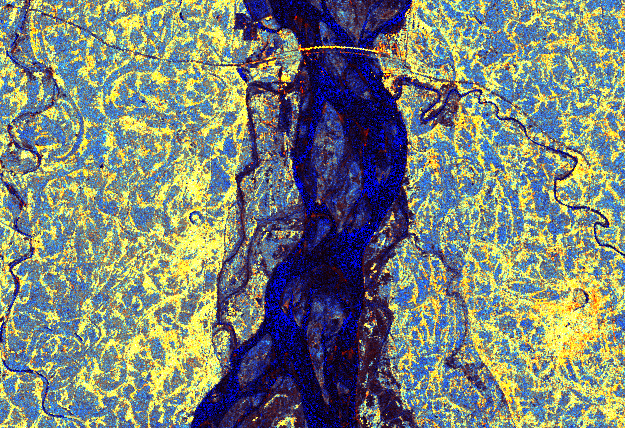
#> input picture images/april/2024-04-23-00:00_2024-04-23-23:59_Sentinel-1_IW_VV+VH_RGB_ratio.png, 625 x 428 px
$ python -i enlargers.py   (imports and definitions only)   (older library calls are emulated)
#> lines starting #> are read from the running program, lines starting #| are printed output that depends on the picture
import cv2
import numpy as np
from PIL import Image
from scipy.ndimage import zoom


# [91 lines left out: functions enlarge_image_nearest_neighbor, enlarge_image_bilinear, enlarge_image_bicubic, enlarge_image_lanczos, enlarge_image_spline, enlarge_image_fft, not called in this run]


def enlarge_image_gradients(image, scale_factor=2):

    # Initial bicubic upscale
    h, w = image.shape
    upscaled = cv2.resize(
        image,
        (int(w * scale_factor), int(h * scale_factor)),
        interpolation=cv2.INTER_CUBIC,
    )

    # Compute gradients of original image
    grad_x = cv2.Sobel(image, cv2.CV_32F, 1, 0, ksize=3)
    grad_y = cv2.Sobel(image, cv2.CV_32F, 0, 1, ksize=3)

    # Upscale gradients
    grad_x_up = cv2.resize(
        grad_x,
        (int(w * scale_factor), int(h * scale_factor)),
        interpolation=cv2.INTER_LINEAR,
    )
    grad_y_up = cv2.resize(
        grad_y,
        (int(w * scale_factor), int(h * scale_factor)),
        interpolation=cv2.INTER_LINEAR,
    )

    # Scale gradients to account for resolution change
    grad_x_up *= scale_factor
    grad_y_up *= scale_factor

    # Compute gradient magnitude for edge-aware blending
    grad_mag = np.sqrt(grad_x_up**2 + grad_y_up**2)
    grad_mag = grad_mag / (np.max(grad_mag) + 1e-10)

    # Apply edge-preserving filter with gradients as guide
    result = cv2.ximgproc.guidedFilter(
        guide=upscaled.astype(np.float32),
        src=upscaled.astype(np.float32),
        radius=2,
        eps=1e-4,
    )

    # Edge enhancement based on gradient magnitude
    edge_enhanced = upscaled.astype(
        np.float32
    ) + grad_mag * 0.5 * grad_mag * upscaled.astype(np.float32)

    # Blend based on gradient magnitude
    alpha = np.clip(grad_mag * 0.8, 0, 1)
    result = (1 - alpha) * result + alpha * edge_enhanced

    return Image.fromarray(np.clip(result, 0, 255).astype(np.uint8))


# [39 lines left out: functions enlarge_image_nedi, nedi_enhance, not called in this run]

>>> import cv2
>>> picture = cv2.imread('../images/april/2024-04-23-00:00_2024-04-23-23:59_Sentinel-1_IW_VV+VH_RGB_ratio.png', cv2.IMREAD_GRAYSCALE)
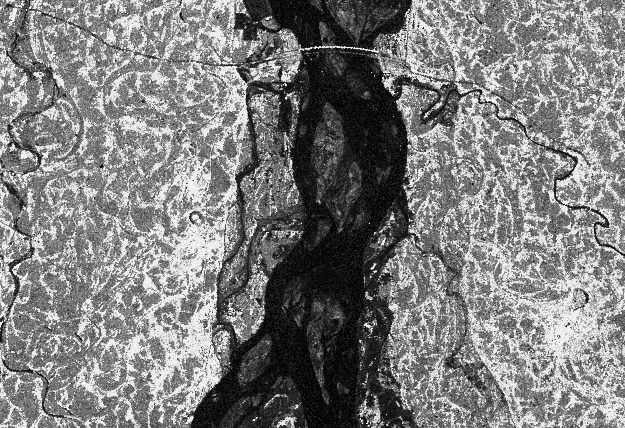
#> picture: shape (428, 625); min 0, max 255, mean 125.8
>>> result = enlarge_image_gradients(picture)
#> in enlarge_image_gradients, `grad_x = cv2.Sobel(image, cv2.CV_32F, 1, 0, ksize=3)`:
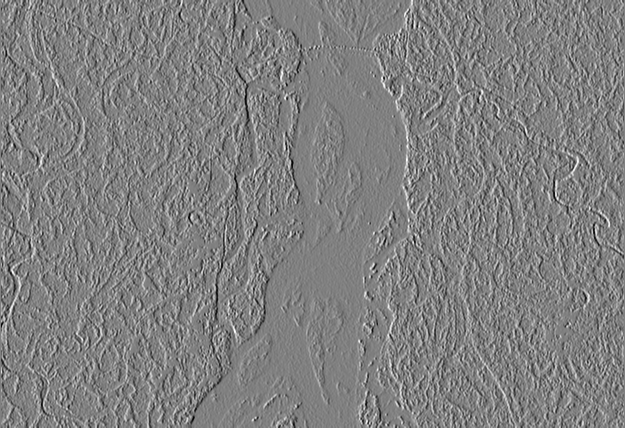
#> grad_x: shape (428, 625) float32; min -901, max 887, mean -0.1; drawn with min black and max white
#> in enlarge_image_gradients, `grad_y = cv2.Sobel(image, cv2.CV_32F, 0, 1, ksize=3)`:
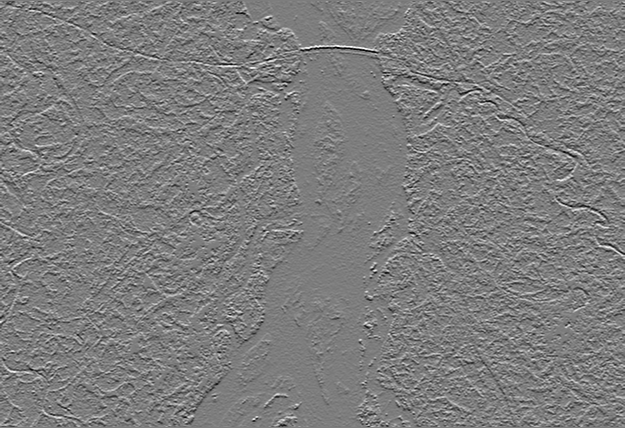
#> grad_y: shape (428, 625) float32; min -905, max 933, mean -0.4; drawn with min black and max white
#> in enlarge_image_gradients, `grad_mag = np.sqrt(grad_x_up**2 + grad_y_up**2)`:
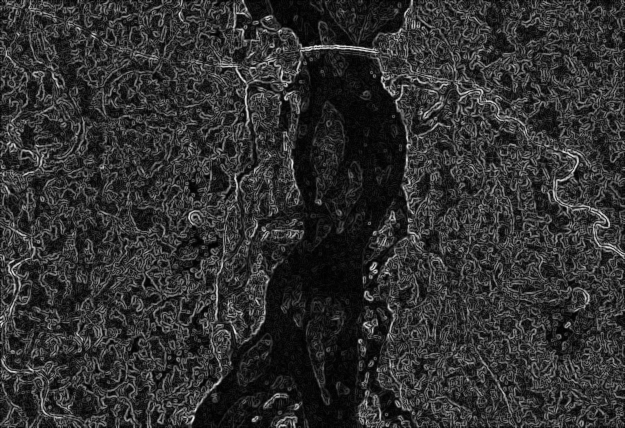
#> grad_mag: shape (856, 1250) float32 (shown at 1/2 size); min 0, max 1743.7, mean 331.9; drawn with min black and max white
#> in enlarge_image_gradients, `edge_enhanced = upscaled.astype( np.float32 ) + grad_mag * 0.5 * grad_..`:
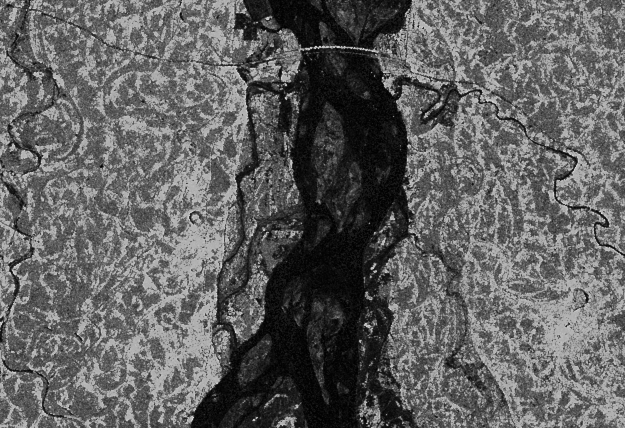
#> edge_enhanced: shape (856, 1250) float32 (shown at 1/2 size); min 0, max 341.2, mean 129.9; drawn with min black and max white
#> in enlarge_image_gradients, `alpha = np.clip(grad_mag * 0.8, 0, 1)`:
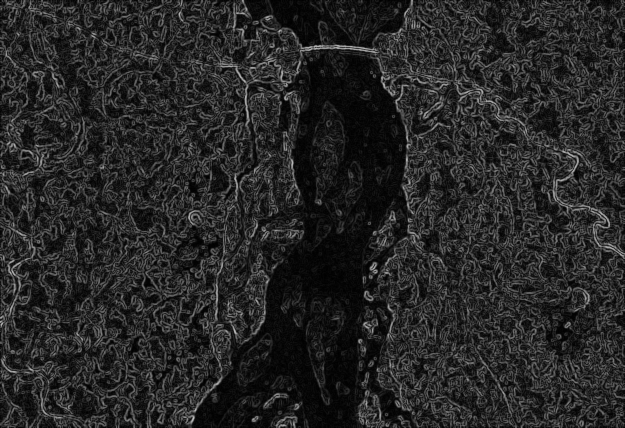
#> alpha: shape (856, 1250) float32 (shown at 1/2 size); min 0, max 0.8, mean 0.152
